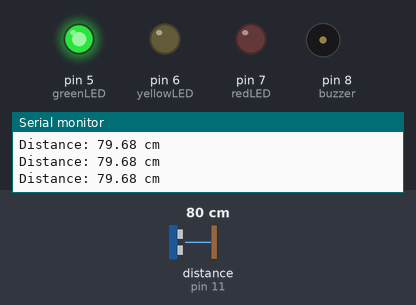
This sketch was run on a simulated Arduino Uno, built with avr-gcc and run on an emulated ATmega328P. Shown: output pins drawn as LEDs (lit = HIGH), buzzer (waves = sounding), the last lines printed to the serial monitor. Wiring (inferred from the names in the program): ultrasonic range finder: trigger pin 12; echo pin 11. The test bench sets the inputs (shaded band); at power-on: distance to the obstacle (sensor on pin 11) 80 cm. The echo pulse lasts 58.3 µs per cm; pins used as bus, display or sensor lines are not drawn.

Above: at 1.2 s.
1.3 s: distance to the obstacle (sensor on pin 11) set to 2 cm
At 1.52 s:
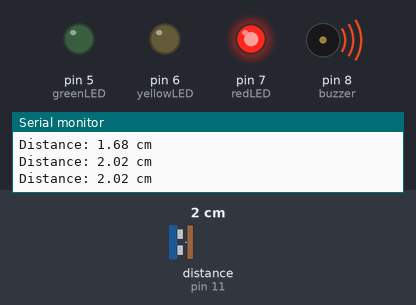
4.3 s: distance to the obstacle (sensor on pin 11) set to 18 cm
At 4.56 s:
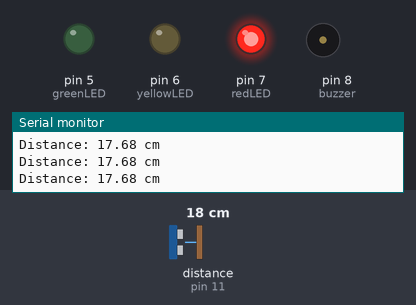
7.3 s: distance to the obstacle (sensor on pin 11) set to 22 cm
At 7.63 s:
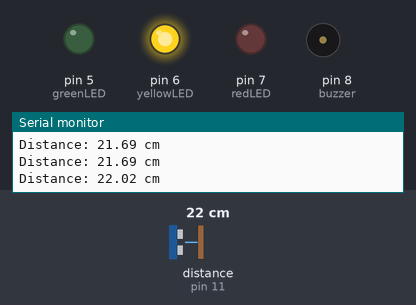
10.3 s: distance to the obstacle (sensor on pin 11) set to 4 cm
At 10.52 s:
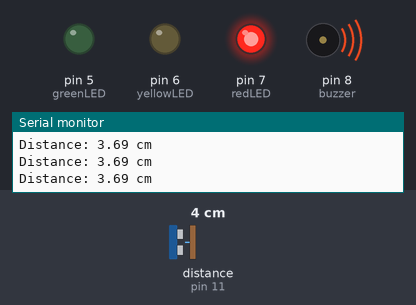
13.3 s: distance to the obstacle (sensor on pin 11) set to 23 cm
At 13.64 s:
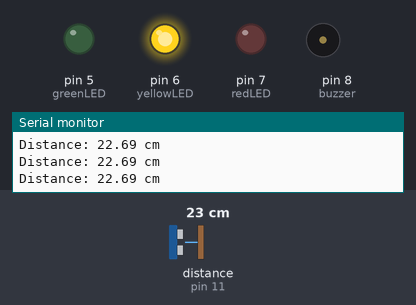
Timing chart, 0 to 17.3 s (numbered marks = the images above; inputs shaded):
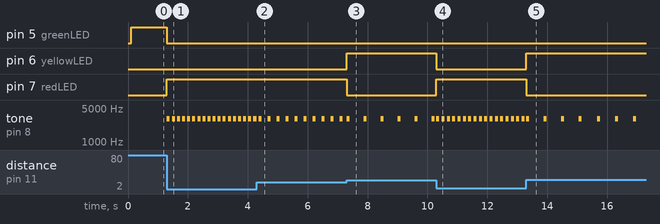

Measured:
- the behaviour switches between 20 and 21 cm on distance to the obstacle (sensor on pin 11) (found by bisection; images 2 and 3)
- after the input at 1.3 s, pin 5 (greenLED): HIGH → LOW at once; pin 7 (redLED): LOW → HIGH at once; tone on pin 8 (buzzer): alternates 3000 Hz for 0.10 s and silent for 0.07 s, starting at once
- after the input at 4.3 s, tone on pin 8 (buzzer): alternates 3000 Hz for 0.10 s and silent for 0.20 s, starting after 0.36 s
- after the input at 7.3 s, pin 6 (yellowLED): LOW → HIGH at once; pin 7 (redLED): HIGH → LOW at once; tone on pin 8 (buzzer): alternates 3000 Hz for 0.10 s and silent for 0.47 s, starting at once
- after the input at 10.3 s, pin 6 (yellowLED): HIGH → LOW at once; pin 7 (redLED): LOW → HIGH at once; tone on pin 8 (buzzer): alternates 3000 Hz for 0.10 s and silent for 0.08 s, starting at once
- after the input at 13.3 s, pin 6 (yellowLED): LOW → HIGH at once; pin 7 (redLED): HIGH → LOW at once; tone on pin 8 (buzzer): alternates 3000 Hz for 0.10 s and silent for 0.50 s, starting after 0.59 s

The sketch:

Smart_Parking_Assistant.ino
```cpp
const int trigPin = 12;
const int echoPin = 11;

const int redLED = 7;
const int yellowLED = 6;
const int greenLED = 5;
const int buzzer = 8;

// true = passive buzzer
// false = active buzzer
const bool passiveBuzzer = true;

int zone = -1;
bool buzzerOn = false;

unsigned long lastMeasurement = 0;
unsigned long nextBeep = 0;
unsigned long pauseTime = 800;

void setBuzzer(bool on) {
  buzzerOn = on;

  if (passiveBuzzer) {
    if (on) {
      tone(buzzer, 3000);
    } else {
      noTone(buzzer);
    }
  } else {
    digitalWrite(buzzer, on ? HIGH : LOW);
  }
}

void setup() {
  pinMode(trigPin, OUTPUT);
  pinMode(echoPin, INPUT);

  pinMode(redLED, OUTPUT);
  pinMode(yellowLED, OUTPUT);
  pinMode(greenLED, OUTPUT);
  pinMode(buzzer, OUTPUT);

  setBuzzer(false);
  Serial.begin(9600);
}

void loop() {
  unsigned long now = millis();

  // Measure every 100 milliseconds
  if (now - lastMeasurement >= 100) {
    lastMeasurement = now;

    digitalWrite(trigPin, LOW);
    delayMicroseconds(2);
    digitalWrite(trigPin, HIGH);
    delayMicroseconds(10);
    digitalWrite(trigPin, LOW);

    long duration = pulseIn(echoPin, HIGH, 30000);

    int newZone = -1;

    if (duration > 0) {
      float distance = duration * 0.0343 / 2.0;

      Serial.print("Distance: ");
      Serial.print(distance);
      Serial.println(" cm");

      if (distance > 50) {
        newZone = 0;  // SAFE
      }
      else if (distance >= 20) {
        newZone = 1;  // WARNING

        // Beep faster as distance decreases
        pauseTime = map(
          constrain((int)distance, 20, 50),
          20, 50, 450, 1000
        );
      }
      else {
        newZone = 2;  // STOP

        // Very fast beeping near obstacles
        pauseTime = map(
          constrain((int)distance, 2, 19),
          2, 19, 70, 220
        );
      }
    } else {
      Serial.println("No echo");
    }

    // Control LEDs
    digitalWrite(greenLED, newZone == 0);
    digitalWrite(yellowLED, newZone == 1);
    digitalWrite(redLED, newZone == 2);

    // Reset buzzer when zone changes
    if (newZone != zone) {
      zone = newZone;
      setBuzzer(false);
      nextBeep = millis();
    }
  }

  // Control buzzer without delay()
  if (zone == 1 || zone == 2) {
    now = millis();

    if ((long)(now - nextBeep) >= 0) {
      if (buzzerOn) {
        setBuzzer(false);
        nextBeep = now + pauseTime;
      } else {
        setBuzzer(true);
        nextBeep = now + 100;
      }
    }
  }
}
```
